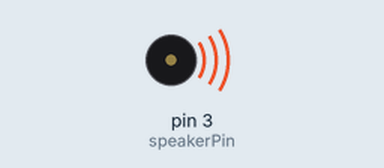
Simulated run of this sketch. Board: Arduino Uno, built with avr-gcc and run on an emulated ATmega328P. Parts: buzzer (waves = sounding).

Above: at 0.1 s.
Timing chart, 0 to 1.6 s (numbered marks = the images above):
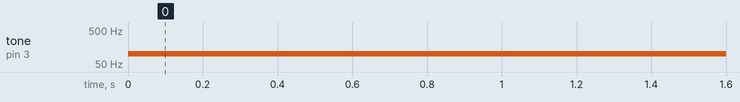

The sketch:

testSpeaker.ino
```cpp
int speakerPin =3;

void setup() {

}

void loop() {
  tone(speakerPin, 100, 500);

}
```

Measured:
- by itself, tone on pin 3 (speakerPin): silent → 100 Hz at 0.00 s
